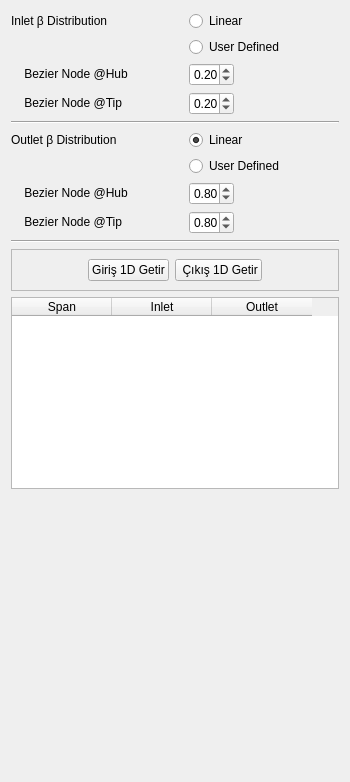
     <widget class="QWidget" name="page_beta">
      <property name="geometry">
       <rect>
        <x>0</x>
        <y>0</y>
        <width>350</width>
        <height>782</height>
       </rect>
      </property>
      <attribute name="label">
       <string>Beta Distribution</string>
      </attribute>
      <layout class="QGridLayout" name="gridLayout_19">
       <item row="0" column="0">
        <widget class="QLabel" name="label_14">
         <property name="sizePolicy">
          <sizepolicy hsizetype="Preferred" vsizetype="Maximum">
           <horstretch>0</horstretch>
           <verstretch>0</verstretch>
          </sizepolicy>
         </property>
         <property name="text">
          <string>Inlet β Distribution</string>
         </property>
        </widget>
       </item>
       <item row="6" column="0">
        <widget class="QLabel" name="label_15">
         <property name="sizePolicy">
          <sizepolicy hsizetype="Preferred" vsizetype="Maximum">
           <horstretch>0</horstretch>
           <verstretch>0</verstretch>
          </sizepolicy>
         </property>
         <property name="text">
          <string>Outlet β Distribution</string>
         </property>
        </widget>
       </item>
       <item row="20" column="2">
        <spacer name="verticalSpacer_6">
         <property name="orientation">
          <enum>Qt::Vertical</enum>
         </property>
         <property name="sizeHint" stdset="0">
          <size>
           <width>20</width>
           <height>40</height>
          </size>
         </property>
        </spacer>
       </item>
       <item row="11" column="0" colspan="4">
        <widget class="QFrame" name="frame_2">
         <property name="frameShape">
          <enum>QFrame::StyledPanel</enum>
         </property>
         <property name="frameShadow">
          <enum>QFrame::Raised</enum>
         </property>
         <layout class="QGridLayout" name="gridLayout_5">
          <item row="0" column="2">
           <widget class="QPushButton" name="pushButton__calc_beta2">
            <property name="text">
             <string> Çıkış 1D Getir</string>
            </property>
           </widget>
          </item>
          <item row="0" column="1">
           <widget class="QPushButton" name="pushButton">
            <property name="text">
             <string>Giriş 1D Getir</string>
            </property>
           </widget>
          </item>
          <item row="0" column="0">
           <spacer name="horizontalSpacer_2">
            <property name="orientation">
             <enum>Qt::Horizontal</enum>
            </property>
            <property name="sizeHint" stdset="0">
             <size>
              <width>40</width>
              <height>20</height>
             </size>
            </property>
           </spacer>
          </item>
          <item row="0" column="3">
           <spacer name="horizontalSpacer_3">
            <property name="orientation">
             <enum>Qt::Horizontal</enum>
            </property>
            <property name="sizeHint" stdset="0">
             <size>
              <width>40</width>
              <height>20</height>
             </size>
            </property>
           </spacer>
          </item>
         </layout>
        </widget>
       </item>
       <item row="4" column="2">
        <widget class="QDoubleSpinBox" name="doubleSpinBox_tip_0">
         <property name="sizePolicy">
          <sizepolicy hsizetype="Maximum" vsizetype="Fixed">
           <horstretch>0</horstretch>
           <verstretch>0</verstretch>
          </sizepolicy>
         </property>
         <property name="maximumSize">
          <size>
           <width>45</width>
           <height>16777215</height>
          </size>
         </property>
         <property name="maximum">
          <double>1.000000000000000</double>
         </property>
         <property name="singleStep">
          <double>0.010000000000000</double>
         </property>
         <property name="value">
          <double>0.200000000000000</double>
         </property>
        </widget>
       </item>
       <item row="6" column="2">
        <widget class="QRadioButton" name="radioButton_outlet_lineer">
         <property name="sizePolicy">
          <sizepolicy hsizetype="Maximum" vsizetype="Fixed">
           <horstretch>0</horstretch>
           <verstretch>0</verstretch>
          </sizepolicy>
         </property>
         <property name="text">
          <string>Linear</string>
         </property>
         <property name="checked">
          <bool>true</bool>
         </property>
        </widget>
       </item>
       <item row="7" column="2">
        <widget class="QRadioButton" name="radioButton_outlet_free">
         <property name="sizePolicy">
          <sizepolicy hsizetype="Maximum" vsizetype="Fixed">
           <horstretch>0</horstretch>
           <verstretch>0</verstretch>
          </sizepolicy>
         </property>
         <property name="maximumSize">
          <size>
           <width>16777215</width>
           <height>16777215</height>
          </size>
         </property>
         <property name="text">
          <string>User Defined</string>
         </property>
        </widget>
       </item>
       <item row="1" column="2">
        <widget class="QRadioButton" name="radioButton_inlet_free">
         <property name="sizePolicy">
          <sizepolicy hsizetype="Maximum" vsizetype="Fixed">
           <horstretch>0</horstretch>
           <verstretch>0</verstretch>
          </sizepolicy>
         </property>
         <property name="text">
          <string>User Defined</string>
         </property>
        </widget>
       </item>
       <item row="0" column="2">
        <widget class="QRadioButton" name="radioButton_inlet_lineer">
         <property name="sizePolicy">
          <sizepolicy hsizetype="Maximum" vsizetype="Fixed">
           <horstretch>0</horstretch>
           <verstretch>0</verstretch>
          </sizepolicy>
         </property>
         <property name="layoutDirection">
          <enum>Qt::LeftToRight</enum>
         </property>
         <property name="text">
          <string>Linear</string>
         </property>
         <property name="checked">
          <bool>false</bool>
         </property>
        </widget>
       </item>
       <item row="3" column="2">
        <widget class="QDoubleSpinBox" name="doubleSpinBox_hub_0">
         <property name="sizePolicy">
          <sizepolicy hsizetype="Maximum" vsizetype="Fixed">
           <horstretch>0</horstretch>
           <verstretch>0</verstretch>
          </sizepolicy>
         </property>
         <property name="maximumSize">
          <size>
           <width>45</width>
           <height>16777215</height>
          </size>
         </property>
         <property name="maximum">
          <double>1.000000000000000</double>
         </property>
         <property name="singleStep">
          <double>0.010000000000000</double>
         </property>
         <property name="value">
          <double>0.200000000000000</double>
         </property>
        </widget>
       </item>
       <item row="12" column="0" rowspan="2" colspan="4">
        <widget class="QTableWidget" name="tableWidget_beta">
         <property name="sizePolicy">
          <sizepolicy hsizetype="Minimum" vsizetype="Minimum">
           <horstretch>0</horstretch>
           <verstretch>0</verstretch>
          </sizepolicy>
         </property>
         <property name="minimumSize">
          <size>
           <width>180</width>
           <height>0</height>
          </size>
         </property>
         <column>
          <property name="text">
           <string>Span</string>
          </property>
         </column>
         <column>
          <property name="text">
           <string>Inlet</string>
          </property>
         </column>
         <column>
          <property name="text">
           <string>Outlet</string>
          </property>
         </column>
        </widget>
       </item>
       <item row="8" column="2">
        <widget class="QDoubleSpinBox" name="doubleSpinBox_hub_1">
         <property name="sizePolicy">
          <sizepolicy hsizetype="Maximum" vsizetype="Fixed">
           <horstretch>0</horstretch>
           <verstretch>0</verstretch>
          </sizepolicy>
         </property>
         <property name="maximumSize">
          <size>
           <width>45</width>
           <height>16777215</height>
          </size>
         </property>
         <property name="maximum">
          <double>1.000000000000000</double>
         </property>
         <property name="singleStep">
          <double>0.010000000000000</double>
         </property>
         <property name="value">
          <double>0.800000000000000</double>
         </property>
        </widget>
       </item>
       <item row="9" column="0">
        <widget class="QLabel" name="label_31">
         <property name="sizePolicy">
          <sizepolicy hsizetype="Preferred" vsizetype="Maximum">
           <horstretch>0</horstretch>
           <verstretch>0</verstretch>
          </sizepolicy>
         </property>
         <property name="text">
          <string>    Bezier Node @Tip</string>
         </property>
         <property name="alignment">
          <set>Qt::AlignLeading|Qt::AlignLeft|Qt::AlignVCenter</set>
         </property>
        </widget>
       </item>
       <item row="3" column="0">
        <widget class="QLabel" name="label_27">
         <property name="sizePolicy">
          <sizepolicy hsizetype="Preferred" vsizetype="Maximum">
           <horstretch>0</horstretch>
           <verstretch>0</verstretch>
          </sizepolicy>
         </property>
         <property name="text">
          <string>    Bezier Node @Hub</string>
         </property>
         <property name="alignment">
          <set>Qt::AlignLeading|Qt::AlignLeft|Qt::AlignVCenter</set>
         </property>
        </widget>
       </item>
       <item row="4" column="0">
        <widget class="QLabel" name="label_28">
         <property name="sizePolicy">
          <sizepolicy hsizetype="Preferred" vsizetype="Maximum">
           <horstretch>0</horstretch>
           <verstretch>0</verstretch>
          </sizepolicy>
         </property>
         <property name="text">
          <string>    Bezier Node @Tip</string>
         </property>
         <property name="alignment">
          <set>Qt::AlignLeading|Qt::AlignLeft|Qt::AlignVCenter</set>
         </property>
        </widget>
       </item>
       <item row="9" column="2">
        <widget class="QDoubleSpinBox" name="doubleSpinBox_tip_1">
         <property name="sizePolicy">
          <sizepolicy hsizetype="Maximum" vsizetype="Fixed">
           <horstretch>0</horstretch>
           <verstretch>0</verstretch>
          </sizepolicy>
         </property>
         <property name="maximumSize">
          <size>
           <width>45</width>
           <height>16777215</height>
          </size>
         </property>
         <property name="maximum">
          <double>1.000000000000000</double>
         </property>
         <property name="singleStep">
          <double>0.010000000000000</double>
         </property>
         <property name="value">
          <double>0.800000000000000</double>
         </property>
        </widget>
       </item>
       <item row="10" column="0" colspan="4">
        <widget class="Line" name="line_4">
         <property name="orientation">
          <enum>Qt::Horizontal</enum>
         </property>
        </widget>
       </item>
       <item row="5" column="0" colspan="4">
        <widget class="Line" name="line_10">
         <property name="orientation">
          <enum>Qt::Horizontal</enum>
         </property>
        </widget>
       </item>
       <item row="8" column="0">
        <widget class="QLabel" name="label_30">
         <property name="sizePolicy">
          <sizepolicy hsizetype="Preferred" vsizetype="Maximum">
           <horstretch>0</horstretch>
           <verstretch>0</verstretch>
          </sizepolicy>
         </property>
         <property name="text">
          <string>    Bezier Node @Hub</string>
         </property>
         <property name="alignment">
          <set>Qt::AlignLeading|Qt::AlignLeft|Qt::AlignVCenter</set>
         </property>
        </widget>
       </item>
       <item row="3" column="1">
        <spacer name="horizontalSpacer_5">
         <property name="orientation">
          <enum>Qt::Horizontal</enum>
         </property>
         <property name="sizeHint" stdset="0">
          <size>
           <width>40</width>
           <height>20</height>
          </size>
         </property>
        </spacer>
       </item>
       <item row="3" column="3">
        <spacer name="horizontalSpacer_6">
         <property name="orientation">
          <enum>Qt::Horizontal</enum>
         </property>
         <property name="sizeHint" stdset="0">
          <size>
           <width>40</width>
           <height>20</height>
          </size>
         </property>
        </spacer>
       </item>
      </layout>
     </widget>
